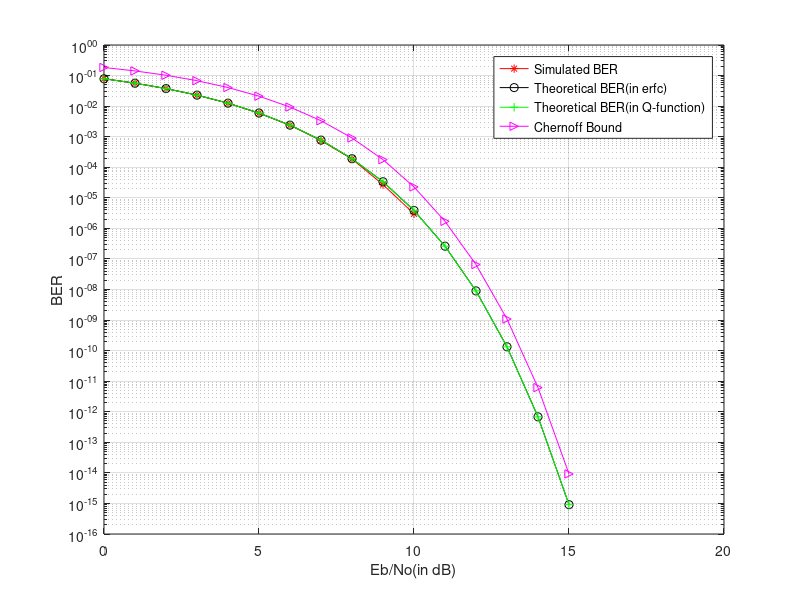

This figure's MATLAB source:
%BER of BPSK under AWGN Channel

%% Input Bits Generation
N=1000000; %Input Size
m=randi([0 1],1,N); % Random N bits generation : 1 or 0

%% Polar Mapping
for i=1:N
    if m(i)==0
       x(i)=-1;%Different wrt to BASK in AWGN
    else 
        x(i)=1;
    end
end


ber_sim=[];%Practical BER
ber_theory=[]; %Theoretical BER in terms of erfc
ber_theory_2=[]; %Theoretical BER in terms of Q-function
ber_chernoff=[];

for Eb_No_dB=0:1:15; % Eb/No value in dB i.e the SNR value 
                     % For loop for a range of SNRs
    Eb_No=10^(Eb_No_dB/10) % Eb/No value

    %The expression for SNR of BASK and BPSK is SNR= Eb/(No/2). For BFSK
    %instead of No/2, it will be No. Now No/2 is the Noise Power which can also
    %be represented by (sigma)^2 i.e the variance of noise. Now SNR can be
    %varied by keeping either the numerator or the denominator fixed and
    %varying the other. In this case I keep the Signal power unity i.e Eb=1
    %and vary the noise power to bring variation in SNR.
    %Therefore, SNR= Eb/(No/2)= 1/(sigma)^2. Hence sigma=sqrt(1/(2Eb/No)).
    %sigmna is the Standard Deviation.

    %Now, randn= mean + (S.D)*randn(1,N) generates a 1xN matrix of Gaussian or
    %Normally distributed Random Numbers. Therefore now, I can vary the value
    %of Eb/No to get Gaussian distributed Random numbers with different variance 
    %i.e different noise powers and therefore different values of SNR.


    %% AWGN output
    sigma=sqrt(1/(2*Eb_No));
    r= x+sigma.*randn(1,N); %Output of the AWGN Channel. x is the Signal and the rest is Noise.

    %% Decision Devise Output
    m_cap=(r>0);%Different wrt to BASK in AWGN

    %% BER Calculation
    
    no_of_errors=sum(m~= m_cap);  %total number of errors     
    
    ber_sim1= no_of_errors/N;
    ber_sim=[ber_sim ber_sim1];
    
    ber_theory_erfc= 0.5*erfc(sqrt(Eb_No))%Different wrt to BASK in AWGN
    ber_theory=[ber_theory  ber_theory_erfc];
    
    % Q-function and erfc are related
    % Q(x)=0.5*erfc(x/sqrt(2))
    % I am simulating by Q-function also...just for the interest!
    
    ber_theory_q= qfunc(sqrt(2*Eb_No));%Different wrt to BASK in AWGN
    ber_theory_2=[ber_theory_2 ber_theory_q];
    
    %Chernoff Bound: The highest BER that can be achieved i.e the upper
    %bound for BER. It is given from Q(x)<= 0.5*exp(-(x^2)/2).
    %So BER of BPSK<= 0.5*exp(-Eb/No).This the max value above which BER
    %can't go.
    
    ber_approx= 0.5*exp(-Eb_No);%Different wrt to BASK in AWGN
    ber_chernoff=[ber_chernoff ber_approx];
    
end

%% BER Plot Practically and Theoretically 
Eb_No_dB=0:1:15;
%semilogy(Eb_No_dB, ber_sim,'r*-'); 
semilogy(Eb_No_dB, ber_sim,'r*-',Eb_No_dB, ber_theory ,'ko-',Eb_No_dB, ber_theory_2 ,'g+-',Eb_No_dB,  ber_chernoff ,'m>-'); 
xlabel('Eb/No(in dB)'); ylabel('BER');
legend('Simulated BER','Theoretical BER(in erfc)','Theoretical BER(in Q-function)','Chernoff Bound');
grid on;

















